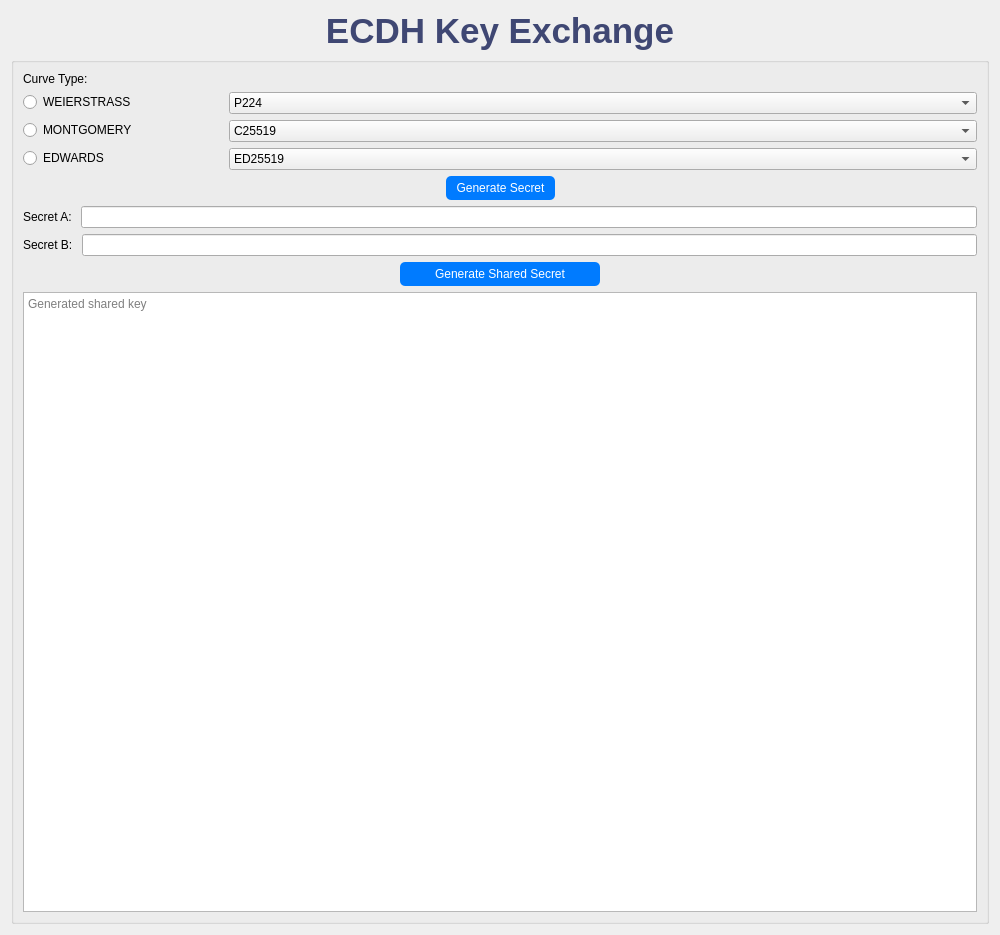
<?xml version="1.0" encoding="UTF-8"?>
<ui version="4.0">
 <class>PKC_Encryption_Schemes</class>
 <widget class="QWidget" name="PKC_Encryption_Schemes">
  <property name="geometry">
   <rect>
    <x>0</x>
    <y>0</y>
    <width>1000</width>
    <height>935</height>
   </rect>
  </property>
  <property name="windowTitle">
   <string>PKC: Encryption Schemes</string>
  </property>
  <layout class="QVBoxLayout" name="mainLayout">
   <item>
    <widget class="QLabel" name="mainTitle">
     <property name="styleSheet">
      <string>font-size: 35px; font-weight: bold; color: #3f4773;</string>
     </property>
     <property name="text">
      <string>ECDH Key Exchange</string>
     </property>
     <property name="alignment">
      <set>Qt::AlignCenter</set>
     </property>
    </widget>
   </item>
   <item>
    <widget class="QGroupBox" name="rsaGroup">
     <layout class="QVBoxLayout" name="rsaLayout">
      <item>
       <widget class="QLabel" name="label_2">
        <property name="text">
         <string>Curve Type:</string>
        </property>
       </widget>
      </item>
      <item>
       <layout class="QFormLayout" name="formLayout">
        <property name="formAlignment">
         <set>Qt::AlignLeading|Qt::AlignLeft|Qt::AlignTop</set>
        </property>
        <item row="0" column="0">
         <widget class="QRadioButton" name="btnWeier">
          <property name="minimumSize">
           <size>
            <width>200</width>
            <height>0</height>
           </size>
          </property>
          <property name="accessibleName">
           <string/>
          </property>
          <property name="text">
           <string>WEIERSTRASS</string>
          </property>
          <attribute name="buttonGroup">
           <string notr="true">selCurve</string>
          </attribute>
         </widget>
        </item>
        <item row="0" column="1">
         <widget class="QComboBox" name="selWeier">
          <property name="maximumSize">
           <size>
            <width>16777215</width>
            <height>16777215</height>
           </size>
          </property>
          <item>
           <property name="text">
            <string>P224</string>
           </property>
          </item>
          <item>
           <property name="text">
            <string>P256</string>
           </property>
          </item>
          <item>
           <property name="text">
            <string>P384</string>
           </property>
          </item>
          <item>
           <property name="text">
            <string>P521</string>
           </property>
          </item>
          <item>
           <property name="text">
            <string>P256K1</string>
           </property>
          </item>
          <item>
           <property name="text">
            <string>W25519</string>
           </property>
          </item>
          <item>
           <property name="text">
            <string>W448</string>
           </property>
          </item>
         </widget>
        </item>
        <item row="1" column="0">
         <widget class="QRadioButton" name="btnMont">
          <property name="minimumSize">
           <size>
            <width>200</width>
            <height>0</height>
           </size>
          </property>
          <property name="text">
           <string>MONTGOMERY</string>
          </property>
          <attribute name="buttonGroup">
           <string notr="true">selCurve</string>
          </attribute>
         </widget>
        </item>
        <item row="1" column="1">
         <widget class="QComboBox" name="selMont">
          <item>
           <property name="text">
            <string>C25519 </string>
           </property>
          </item>
          <item>
           <property name="text">
            <string>C448</string>
           </property>
          </item>
         </widget>
        </item>
        <item row="2" column="0">
         <widget class="QRadioButton" name="btnEdw">
          <property name="minimumSize">
           <size>
            <width>200</width>
            <height>0</height>
           </size>
          </property>
          <property name="text">
           <string>EDWARDS</string>
          </property>
          <attribute name="buttonGroup">
           <string notr="true">selCurve</string>
          </attribute>
         </widget>
        </item>
        <item row="2" column="1">
         <widget class="QComboBox" name="selEdw">
          <item>
           <property name="text">
            <string>ED25519 </string>
           </property>
          </item>
          <item>
           <property name="text">
            <string>ED448 </string>
           </property>
          </item>
          <item>
           <property name="text">
            <string>E448</string>
           </property>
          </item>
         </widget>
        </item>
       </layout>
      </item>
      <item>
       <layout class="QHBoxLayout" name="generatedhKeyLayout">
        <item>
         <spacer name="leftSpacer">
          <property name="orientation">
           <enum>Qt::Horizontal</enum>
          </property>
          <property name="sizeType">
           <enum>QSizePolicy::Expanding</enum>
          </property>
          <property name="sizeHint" stdset="0">
           <size>
            <width>0</width>
            <height>0</height>
           </size>
          </property>
         </spacer>
        </item>
        <item>
         <widget class="QPushButton" name="btnSecretGen">
          <property name="styleSheet">
           <string notr="true">background-color: #007BFF; color: white; padding: 5px 10px; border-radius: 5px;</string>
          </property>
          <property name="text">
           <string>Generate Secret</string>
          </property>
         </widget>
        </item>
        <item>
         <spacer name="rightSpacer">
          <property name="orientation">
           <enum>Qt::Horizontal</enum>
          </property>
          <property name="sizeType">
           <enum>QSizePolicy::Expanding</enum>
          </property>
          <property name="sizeHint" stdset="0">
           <size>
            <width>0</width>
            <height>0</height>
           </size>
          </property>
         </spacer>
        </item>
       </layout>
      </item>
      <item>
       <layout class="QHBoxLayout" name="horizontalLayout_2">
        <item>
         <widget class="QLabel" name="dhExponentLabel">
          <property name="text">
           <string>Secret A: </string>
          </property>
         </widget>
        </item>
        <item>
         <widget class="QLineEdit" name="outputSecretA"/>
        </item>
       </layout>
      </item>
      <item>
       <layout class="QHBoxLayout" name="horizontalLayout">
        <item>
         <widget class="QLabel" name="label">
          <property name="text">
           <string>Secret B: </string>
          </property>
         </widget>
        </item>
        <item>
         <widget class="QLineEdit" name="outputSecretB"/>
        </item>
       </layout>
      </item>
      <item>
       <layout class="QHBoxLayout" name="encryptDecryptButtonsLayout">
        <item>
         <widget class="QPushButton" name="btnKeyEx">
          <property name="maximumSize">
           <size>
            <width>200</width>
            <height>30</height>
           </size>
          </property>
          <property name="styleSheet">
           <string>background-color: #007BFF; color: white; padding: 5px 10px; border-radius: 5px;</string>
          </property>
          <property name="text">
           <string>Generate Shared Secret</string>
          </property>
         </widget>
        </item>
       </layout>
      </item>
      <item>
       <widget class="QTextEdit" name="outputText">
        <property name="readOnly">
         <bool>true</bool>
        </property>
        <property name="placeholderText">
         <string>Generated shared key</string>
        </property>
       </widget>
      </item>
     </layout>
    </widget>
   </item>
  </layout>
 </widget>
 <resources/>
 <connections/>
 <buttongroups>
  <buttongroup name="selCurve"/>
 </buttongroups>
</ui>
